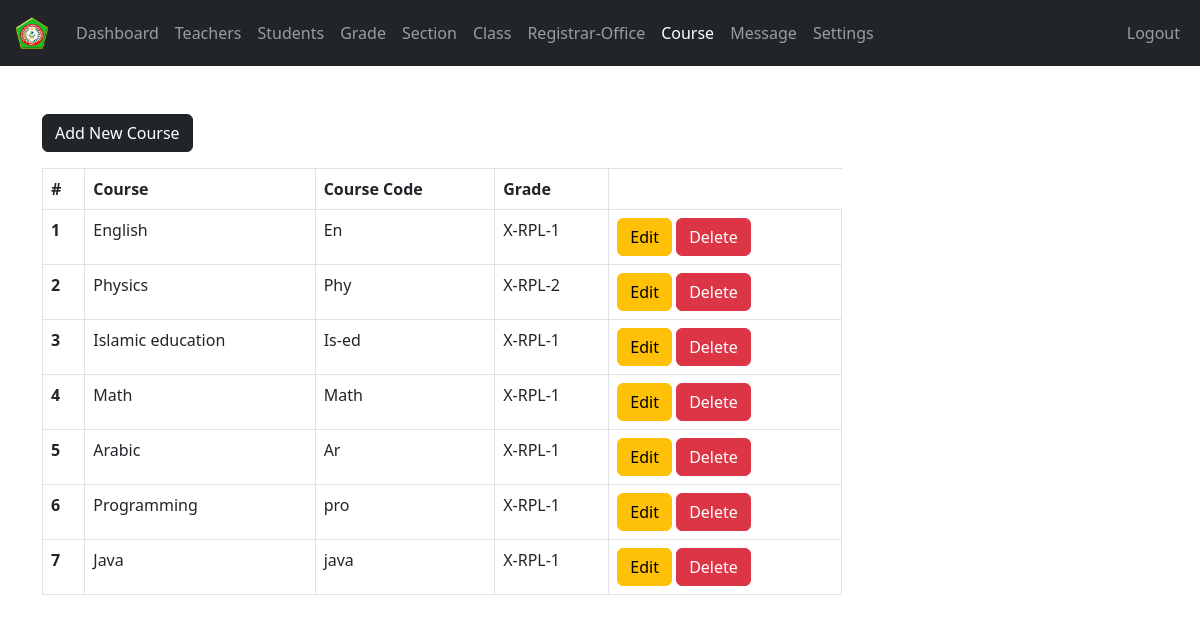
Page /admin/course.php (signed in) on the committed database.
### tables this page shows
CREATE TABLE `subjects` (
  `subject_id` int(11) NOT NULL,
  `subject` varchar(31) NOT NULL,
  `subject_code` varchar(31) NOT NULL,
  `grade` int(11) NOT NULL
);

CREATE TABLE `grades` (
  `grade_id` int(11) NOT NULL,
  `grade` varchar(31) NOT NULL,
  `grade_code` varchar(7) NOT NULL
);

### admin/data/subject.php (called while the page is built, shortened)
<?php
function getAllSubjects($conn){
   $sql = "SELECT * FROM subjects";
   $stmt = $conn->prepare($sql);
   $stmt->execute();
   if ($stmt->rowCount() >= 1) {
     $subjects = $stmt->fetchAll();
     return $subjects;
   }else {
   	return 0;
   }
}
 ?>

### admin/data/grade.php (called while the page is built, shortened)
<?php
function getGradeById($grade_id, $conn){
   $sql = "SELECT * FROM grades
           WHERE grade_id=?";
   $stmt = $conn->prepare($sql);
   $stmt->execute([$grade_id]);
   if ($stmt->rowCount() == 1) {
     $grade = $stmt->fetch();
     return $grade;
   }else {
    return 0;
   }
}

### admin/course.php (the view, shortened to what this page needs)
<?php
if (isset($_SESSION['admin_id']) &&
    isset($_SESSION['role'])) {
    if ($_SESSION['role'] == 'Admin') {
       include "../DB_connection.php";
       include "data/subject.php";
       include "data/grade.php";
       $courses = getAllSubjects($conn);
 ?>
<!DOCTYPE html>
<html lang="en">
<head>
	<link rel="stylesheet" href="https://cdn.jsdelivr.net/npm/bootstrap@5.2.0/dist/css/bootstrap.min.css">
	<link rel="stylesheet" href="../css/style.css">
  <link rel="stylesheet" href="https://cdnjs.cloudflare.com/ajax/libs/font-awesome/4.7.0/css/font-awesome.min.css">
</head>
<body>
    <?php
        include "inc/navbar.php";
        if ($courses != 0) {
     ?>
     <div class="container mt-5">
        <a href="course-add.php"
           class="btn btn-dark">Add New Course</a>
           <div class="table-responsive">
              <table class="table table-bordered mt-3 n-table">
                <thead>
                  <tr>
                    <th scope="col">#</th>
                    <th scope="col">Course</th>
                    <th scope="col">Course Code</th>
                    <th scope="col">Grade</th>
                  </tr>
                </thead>
                <tbody>
                  <?php $i = 0; foreach ($courses as $course ) {
                    $i++;  ?>
                  <tr>
                    <th scope="row"><?=$i?></th>
                    <td>
                      <?php
                          echo $course['subject'];
                       ?>
                    </td>
                    <td>
                      <?php
                          echo $course['subject_code'];
                       ?>
                    </td>
                    <td>
                      <?php
                          $grade = getGradeById($course['grade'], $conn);
                          echo $grade['grade_code'].'-'.$grade['grade'];
                       ?>
                    </td>
                    <td>
                        <a href="course-edit.php?course_id=<?=$course['subject_id']?>"
                           class="btn btn-warning">Edit</a>
                        <a href="course-delete.php?course_id=<?=$course['subject_id']?>"
                           class="btn btn-danger">Delete</a>
                    </td>
                  </tr>
                <?php } ?>
                </tbody>
              </table>
           </div>
         <?php } ?>
     </div>
</body>
</html>
<?php
  }else {
    header("Location: ../login.php");
    exit;
  }
}else {
	header("Location: ../login.php");
	exit;
}
?>

### css/style.css (style rules this page uses)
.n-table { max-width: 800px; }

### rows in the picture
subjects: subject "English", subject_code "En", grades.grade_code "X-RPL", grades.grade "1"
subjects: subject "Physics", subject_code "Phy", grades.grade_code "X-RPL", grades.grade "2"
subjects: subject "Islamic education", subject_code "Is-ed", grades.grade_code "X-RPL", grades.grade "1"
subjects: subject "Math", subject_code "Math", grades.grade_code "X-RPL", grades.grade "1"
subjects: subject "Arabic", subject_code "Ar", grades.grade_code "X-RPL", grades.grade "1"
subjects: subject "Programming", subject_code "pro", grades.grade_code "X-RPL", grades.grade "1"
subjects: subject "Java", subject_code "java", grades.grade_code "X-RPL", grades.grade "1"
